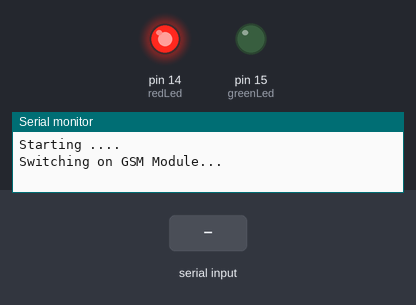
Simulated run of this sketch. Board: Arduino Uno, built with avr-gcc and run on an emulated ATmega328P. On the bench: output pins drawn as LEDs (lit = HIGH), the last lines printed to the serial monitor. Dashed ring = blinking. The test bench sets the inputs (shaded band). The modem accepts every AT command (registered, SIM ready, sends succeed) and sends nothing else; pins used as bus, display or sensor lines are not drawn.

Above: at 0.1 s.
At 7.6 s:
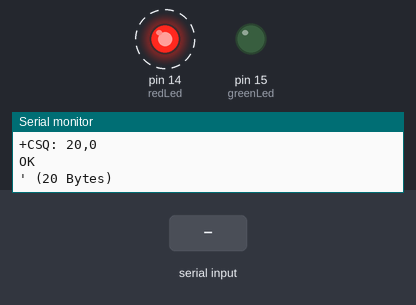
7.7 s: "RING" received over the second serial link
At 8.9 s:
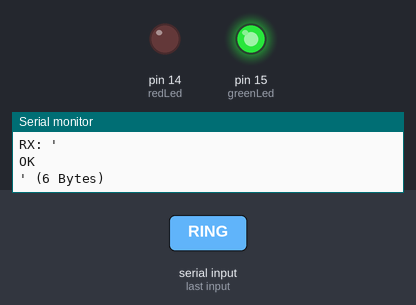
Timing chart, 0 to 10.7 s (numbered marks = the images above; inputs shaded):
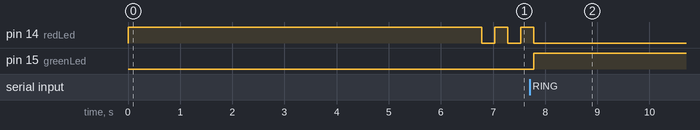

The sketch:

NiPdpTestSIM900.ino
```cpp
/*

 Sketch to demonstrate
 Network Initiated PDP Context

 Hardware: ITEAD GBoard with SIMcom SIM800 Module + EMnify SIM Card

 PIN14 (A0) = red LED
 PIN15 (A1) = green LED

 (C) 2016 EMnify GmbH

 */

#include <SoftwareSerial.h>

#define MAX_RX_WAIT_CYCLES 400
#define RX_BUFFER_LENGTH 512

SoftwareSerial gsmSerial(2, 3); // RX, TX

int gsmPower = 6;
int gsmReset = 7;
int redLed = 14;
int greenLed= 15;

void setup()
{
  Serial.begin(9600);
  while (!Serial) {
    ; // wait for serial port to connect
  }

  Serial.println("Starting ....");

  pinMode(redLed, OUTPUT);
  digitalWrite(redLed, HIGH);

  pinMode(greenLed, OUTPUT);
  digitalWrite(greenLed, LOW);

  gsmSerial.begin(9600);

  Serial.println("Switching on GSM Module...");
  pinMode(gsmReset, OUTPUT);
  digitalWrite(gsmReset, LOW);

  do {
    pinMode(gsmPower, OUTPUT);
    digitalWrite(gsmPower, LOW);
    delay(1000);
    digitalWrite(gsmPower, HIGH);
    delay(5000);
  }
  while (!atCommandWithTimeout("AT", 10));

  Serial.println("Modem switched on.");

  atCommand("AT");
  atCommand("ATE0");
  atCommand("AT+CGMM");
  atCommand("AT+CREG=0");
  atCommand("AT+CGREG=1");
  atCommand("AT+CRC=1");
  atCommand("AT+CGCLASS=\"B\"");
  atCommand("AT+CGEREP=1");
  atCommand("AT+CMEE=1");
  atCommand("AT+CIMI");
  atCommand("AT+COPS=0");
}

int niPdPRequest = false;

int atCommand(char *atCommand)
{
  return(atCommandWithTimeout(atCommand, MAX_RX_WAIT_CYCLES));
}

int atCommandWithTimeout(char *atCommand, int maxRxWaitCycles)
{
  int led;
  int bytesReceivedCounter = 0;
  int timeoutCounter = 0;
  char receiveBufferString[RX_BUFFER_LENGTH];

  if (strlen(atCommand))
  {
    gsmSerial.println(atCommand);

    Serial.print("TX: '");
    Serial.print(atCommand);
    Serial.println("'");
  }

  if (niPdPRequest)
  {
    led = greenLed;
  }
  else
  {
    led =redLed;
  }

  while (!gsmSerial.available())
  {
    digitalWrite(led, LOW);
    delay(250);
    digitalWrite(led, HIGH);
    delay(250);

    timeoutCounter++;

    if (timeoutCounter > maxRxWaitCycles)
    {
      return false;
    }
  }

  Serial.print("RX: '");

  while (gsmSerial.available() && bytesReceivedCounter < RX_BUFFER_LENGTH)
  {
    char c;
    c=gsmSerial.read();
    receiveBufferString[bytesReceivedCounter]=c;
    bytesReceivedCounter++;
  }

  receiveBufferString[bytesReceivedCounter]='\0';

  Serial.println(receiveBufferString);
  Serial.print("' (");

  if (strstr(receiveBufferString, "RING"))
  {
    niPdPRequest = true;
  }

  Serial.print(bytesReceivedCounter, DEC);
  Serial.println(" Bytes)");

  return true;
}

void httpGet(char *url)
{
  char httpPara[128];

  // configure bearer as GPRS
  atCommand("AT+SAPBR=3,1,\"Contype\",\"GPRS\"");
  atCommand("AT+SAPBR=3,1,\"APN\",\"em\"");
  // open bearer
  atCommand("AT+SAPBR=1,1");
  delay(2500);
  // query bearer
  atCommand("AT+SAPBR=2,1");

  // perform HTTP request
  atCommand("AT+HTTPINIT");
  atCommand("AT+HTTPPARA=\"CID\",1");
  strcpy(httpPara, "AT+HTTPPARA=\"URL\",\"");
  strcat(httpPara, url);
  strcat(httpPara, "\"");
  atCommand(httpPara);
  atCommand("AT+HTTPACTION=0");
  delay(10000);
  atCommand("");

  // close bearer/shutdown PDP Context
  atCommand("AT+SAPBR=0,1");
}

void loop() // run over and over
{
  atCommand("AT+CREG?");
  atCommand("AT+CGREG?");
  atCommand("AT+CGATT?");
  atCommand("AT+COPS?");
  atCommand("AT+CSQ");

  atCommand("");

  if (niPdPRequest)
  {
    digitalWrite(redLed, LOW);
    digitalWrite(greenLed, HIGH);

    Serial.println("*** PDP CONTEXT REQUESTED BY NETWORK ***");

    httpGet("http://www.emnify.com/");

    niPdPRequest=false;

    digitalWrite(redLed, HIGH);
    digitalWrite(greenLed, LOW);
  }
}
```

Measured:
- after the input at 7.7 s, pin 14 (redLed): goes on until 7.8 s, then stays LOW; pin 15 (greenLed): LOW → HIGH after 0.08 s
- by itself, pin 14 (redLed): alternates HIGH for 0.25 s and LOW for 0.25 s
